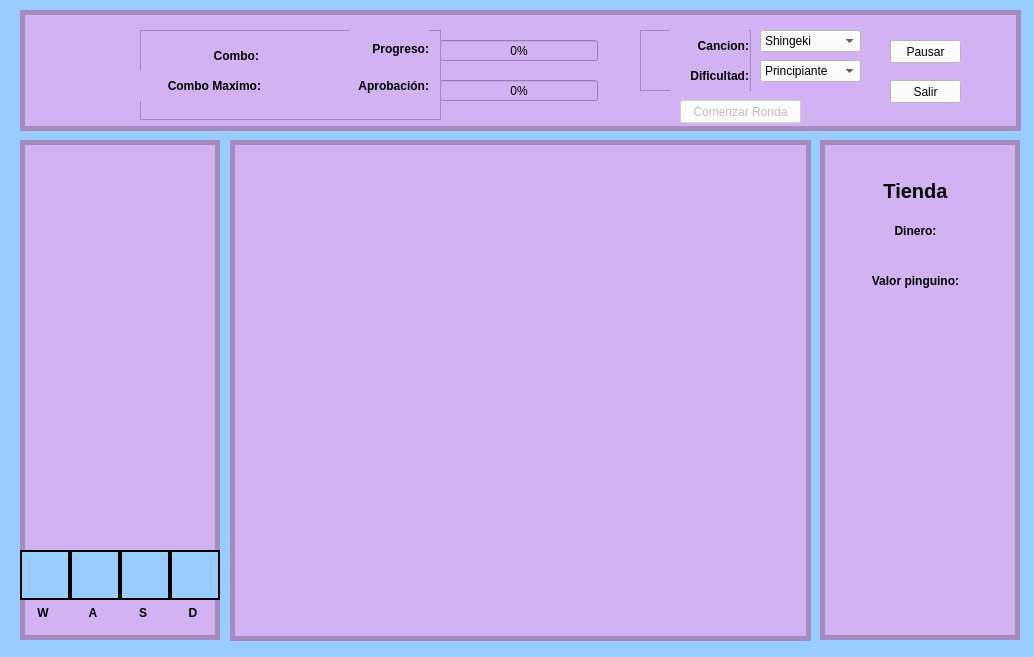
<?xml version="1.0" encoding="UTF-8"?>
<ui version="4.0">
 <class>VentanaJuego</class>
 <widget class="QWidget" name="VentanaJuego">
  <property name="geometry">
   <rect>
    <x>0</x>
    <y>0</y>
    <width>1034</width>
    <height>657</height>
   </rect>
  </property>
  <property name="minimumSize">
   <size>
    <width>1034</width>
    <height>657</height>
   </size>
  </property>
  <property name="acceptDrops">
   <bool>true</bool>
  </property>
  <property name="windowTitle">
   <string>Ventana Juego</string>
  </property>
  <property name="styleSheet">
   <string notr="true">background-color: #99ccff;
</string>
  </property>
  <widget class="QLabel" name="label_2">
   <property name="geometry">
    <rect>
     <x>230</x>
     <y>140</y>
     <width>581</width>
     <height>501</height>
    </rect>
   </property>
   <property name="styleSheet">
    <string notr="true">background-color: #D2B2F3;
border: 5px solid;
border-color: #A58CBF;</string>
   </property>
   <property name="text">
    <string/>
   </property>
   <property name="pixmap">
    <pixmap>sprites/fondos/fondo.png</pixmap>
   </property>
   <property name="scaledContents">
    <bool>true</bool>
   </property>
  </widget>
  <widget class="QLabel" name="label_3">
   <property name="geometry">
    <rect>
     <x>20</x>
     <y>140</y>
     <width>200</width>
     <height>500</height>
    </rect>
   </property>
   <property name="styleSheet">
    <string notr="true">background-color: #D2B2F3;
border: 5px solid;
border-color: #A58CBF;</string>
   </property>
   <property name="text">
    <string/>
   </property>
  </widget>
  <widget class="QFrame" name="frame">
   <property name="geometry">
    <rect>
     <x>20</x>
     <y>10</y>
     <width>1001</width>
     <height>121</height>
    </rect>
   </property>
   <property name="styleSheet">
    <string notr="true">background-color: #D2B2F3;</string>
   </property>
   <widget class="QLabel" name="label_5">
    <property name="geometry">
     <rect>
      <x>20</x>
      <y>10</y>
      <width>91</width>
      <height>91</height>
     </rect>
    </property>
    <property name="styleSheet">
     <string notr="true">background-color: transparent;
</string>
    </property>
    <property name="text">
     <string/>
    </property>
    <property name="pixmap">
     <pixmap>sprites/logo.png</pixmap>
    </property>
    <property name="scaledContents">
     <bool>true</bool>
    </property>
   </widget>
   <widget class="QFrame" name="frame_2">
    <property name="geometry">
     <rect>
      <x>620</x>
      <y>20</y>
      <width>111</width>
      <height>61</height>
     </rect>
    </property>
    <property name="styleSheet">
     <string notr="true">font-weight: bold;</string>
    </property>
    <property name="frameShape">
     <enum>QFrame::StyledPanel</enum>
    </property>
    <property name="frameShadow">
     <enum>QFrame::Raised</enum>
    </property>
    <widget class="QLabel" name="mayor_combo_5">
     <property name="geometry">
      <rect>
       <x>30</x>
       <y>0</y>
       <width>79</width>
       <height>31</height>
      </rect>
     </property>
     <property name="text">
      <string>Cancion:</string>
     </property>
     <property name="alignment">
      <set>Qt::AlignRight|Qt::AlignTrailing|Qt::AlignVCenter</set>
     </property>
    </widget>
    <widget class="QLabel" name="mayor_combo_6">
     <property name="geometry">
      <rect>
       <x>30</x>
       <y>30</y>
       <width>79</width>
       <height>31</height>
      </rect>
     </property>
     <property name="text">
      <string>Dificultad:</string>
     </property>
     <property name="alignment">
      <set>Qt::AlignRight|Qt::AlignTrailing|Qt::AlignVCenter</set>
     </property>
    </widget>
   </widget>
   <widget class="QPushButton" name="boton_comenzar">
    <property name="enabled">
     <bool>false</bool>
    </property>
    <property name="geometry">
     <rect>
      <x>660</x>
      <y>90</y>
      <width>121</width>
      <height>23</height>
     </rect>
    </property>
    <property name="styleSheet">
     <string notr="true">background-color: #ffffff;</string>
    </property>
    <property name="text">
     <string>Comenzar Ronda</string>
    </property>
    <property name="default">
     <bool>false</bool>
    </property>
   </widget>
   <widget class="QComboBox" name="opciones_cancion">
    <property name="enabled">
     <bool>true</bool>
    </property>
    <property name="geometry">
     <rect>
      <x>740</x>
      <y>20</y>
      <width>101</width>
      <height>22</height>
     </rect>
    </property>
    <property name="styleSheet">
     <string notr="true">background-color: #ffffff;</string>
    </property>
    <item>
     <property name="text">
      <string>Shingeki</string>
     </property>
    </item>
    <item>
     <property name="text">
      <string>Cumbia</string>
     </property>
    </item>
   </widget>
   <widget class="QComboBox" name="opciones_dificultad">
    <property name="enabled">
     <bool>true</bool>
    </property>
    <property name="geometry">
     <rect>
      <x>740</x>
      <y>50</y>
      <width>101</width>
      <height>22</height>
     </rect>
    </property>
    <property name="styleSheet">
     <string notr="true">background-color: #ffffff;</string>
    </property>
    <property name="editable">
     <bool>false</bool>
    </property>
    <property name="currentText">
     <string>Principiante</string>
    </property>
    <property name="frame">
     <bool>true</bool>
    </property>
    <item>
     <property name="text">
      <string>Principiante</string>
     </property>
    </item>
    <item>
     <property name="text">
      <string>Aficionado</string>
     </property>
    </item>
    <item>
     <property name="text">
      <string>Maestro Cumbia</string>
     </property>
    </item>
   </widget>
   <widget class="QPushButton" name="boton_pausar">
    <property name="geometry">
     <rect>
      <x>870</x>
      <y>30</y>
      <width>71</width>
      <height>23</height>
     </rect>
    </property>
    <property name="styleSheet">
     <string notr="true">background-color: #ffffff;</string>
    </property>
    <property name="text">
     <string>Pausar</string>
    </property>
   </widget>
   <widget class="QPushButton" name="boton_salir">
    <property name="geometry">
     <rect>
      <x>870</x>
      <y>70</y>
      <width>71</width>
      <height>23</height>
     </rect>
    </property>
    <property name="styleSheet">
     <string notr="true">background-color: #ffffff;</string>
    </property>
    <property name="text">
     <string>Salir</string>
    </property>
   </widget>
   <widget class="QProgressBar" name="barra_progreso">
    <property name="enabled">
     <bool>true</bool>
    </property>
    <property name="geometry">
     <rect>
      <x>420</x>
      <y>30</y>
      <width>158</width>
      <height>21</height>
     </rect>
    </property>
    <property name="value">
     <number>0</number>
    </property>
    <property name="alignment">
     <set>Qt::AlignCenter</set>
    </property>
    <property name="textVisible">
     <bool>true</bool>
    </property>
   </widget>
   <widget class="QProgressBar" name="barra_aprobacion">
    <property name="geometry">
     <rect>
      <x>420</x>
      <y>70</y>
      <width>158</width>
      <height>21</height>
     </rect>
    </property>
    <property name="value">
     <number>0</number>
    </property>
    <property name="alignment">
     <set>Qt::AlignCenter</set>
    </property>
    <property name="textVisible">
     <bool>true</bool>
    </property>
   </widget>
   <widget class="QLabel" name="barra_superior">
    <property name="geometry">
     <rect>
      <x>0</x>
      <y>0</y>
      <width>1001</width>
      <height>121</height>
     </rect>
    </property>
    <property name="styleSheet">
     <string notr="true">background-color: #D2B2F3;
border: 5px solid;
border-color: #A58CBF;</string>
    </property>
    <property name="text">
     <string/>
    </property>
   </widget>
   <widget class="QFrame" name="frame_5">
    <property name="geometry">
     <rect>
      <x>120</x>
      <y>20</y>
      <width>301</width>
      <height>90</height>
     </rect>
    </property>
    <property name="styleSheet">
     <string notr="true">font-weight: bold;</string>
    </property>
    <property name="frameShape">
     <enum>QFrame::StyledPanel</enum>
    </property>
    <property name="frameShadow">
     <enum>QFrame::Raised</enum>
    </property>
    <widget class="QLabel" name="label_4">
     <property name="geometry">
      <rect>
       <x>210</x>
       <y>0</y>
       <width>79</width>
       <height>37</height>
      </rect>
     </property>
     <property name="text">
      <string>Progreso:</string>
     </property>
     <property name="alignment">
      <set>Qt::AlignRight|Qt::AlignTrailing|Qt::AlignVCenter</set>
     </property>
    </widget>
    <widget class="QLabel" name="label_aprobacion">
     <property name="geometry">
      <rect>
       <x>210</x>
       <y>40</y>
       <width>79</width>
       <height>31</height>
      </rect>
     </property>
     <property name="text">
      <string>Aprobación:</string>
     </property>
     <property name="alignment">
      <set>Qt::AlignRight|Qt::AlignTrailing|Qt::AlignVCenter</set>
     </property>
    </widget>
    <widget class="QLabel" name="label_combo">
     <property name="geometry">
      <rect>
       <x>40</x>
       <y>10</y>
       <width>79</width>
       <height>31</height>
      </rect>
     </property>
     <property name="text">
      <string>Combo:</string>
     </property>
     <property name="alignment">
      <set>Qt::AlignRight|Qt::AlignTrailing|Qt::AlignVCenter</set>
     </property>
    </widget>
    <widget class="QLabel" name="label_combo_maximo">
     <property name="geometry">
      <rect>
       <x>0</x>
       <y>40</y>
       <width>121</width>
       <height>31</height>
      </rect>
     </property>
     <property name="text">
      <string>Combo Maximo:</string>
     </property>
     <property name="alignment">
      <set>Qt::AlignRight|Qt::AlignTrailing|Qt::AlignVCenter</set>
     </property>
    </widget>
    <zorder>label_4</zorder>
    <zorder>label_aprobacion</zorder>
    <zorder>label_combo_maximo</zorder>
    <zorder>label_combo</zorder>
   </widget>
   <zorder>barra_superior</zorder>
   <zorder>label_5</zorder>
   <zorder>frame_2</zorder>
   <zorder>boton_comenzar</zorder>
   <zorder>opciones_cancion</zorder>
   <zorder>opciones_dificultad</zorder>
   <zorder>boton_pausar</zorder>
   <zorder>boton_salir</zorder>
   <zorder>barra_progreso</zorder>
   <zorder>barra_aprobacion</zorder>
   <zorder>frame_5</zorder>
  </widget>
  <widget class="QFrame" name="zona_captura">
   <property name="geometry">
    <rect>
     <x>20</x>
     <y>550</y>
     <width>200</width>
     <height>50</height>
    </rect>
   </property>
   <property name="styleSheet">
    <string notr="true">border: 2px solid black;</string>
   </property>
   <property name="frameShape">
    <enum>QFrame::StyledPanel</enum>
   </property>
   <property name="frameShadow">
    <enum>QFrame::Raised</enum>
   </property>
   <widget class="QLabel" name="label_zona_captura_izquierda">
    <property name="geometry">
     <rect>
      <x>0</x>
      <y>0</y>
      <width>50</width>
      <height>50</height>
     </rect>
    </property>
    <property name="styleSheet">
     <string notr="true"/>
    </property>
    <property name="text">
     <string/>
    </property>
   </widget>
   <widget class="QLabel" name="label_zona_captura_arriba">
    <property name="geometry">
     <rect>
      <x>50</x>
      <y>0</y>
      <width>50</width>
      <height>50</height>
     </rect>
    </property>
    <property name="styleSheet">
     <string notr="true"/>
    </property>
    <property name="text">
     <string/>
    </property>
   </widget>
   <widget class="QLabel" name="label_zona_captura_abajo">
    <property name="geometry">
     <rect>
      <x>100</x>
      <y>0</y>
      <width>50</width>
      <height>50</height>
     </rect>
    </property>
    <property name="styleSheet">
     <string notr="true"/>
    </property>
    <property name="text">
     <string/>
    </property>
   </widget>
   <widget class="QLabel" name="label_zona_captura_derecha">
    <property name="geometry">
     <rect>
      <x>150</x>
      <y>0</y>
      <width>50</width>
      <height>50</height>
     </rect>
    </property>
    <property name="styleSheet">
     <string notr="true"/>
    </property>
    <property name="text">
     <string/>
    </property>
   </widget>
  </widget>
  <widget class="QFrame" name="frame_4">
   <property name="geometry">
    <rect>
     <x>20</x>
     <y>605</y>
     <width>200</width>
     <height>20</height>
    </rect>
   </property>
   <property name="styleSheet">
    <string notr="true">background-color: transparent;
font-weight: bold;</string>
   </property>
   <property name="frameShape">
    <enum>QFrame::StyledPanel</enum>
   </property>
   <property name="frameShadow">
    <enum>QFrame::Raised</enum>
   </property>
   <widget class="QLabel" name="label_tecla_izquierda">
    <property name="geometry">
     <rect>
      <x>15</x>
      <y>0</y>
      <width>16</width>
      <height>16</height>
     </rect>
    </property>
    <property name="text">
     <string>W</string>
    </property>
    <property name="alignment">
     <set>Qt::AlignCenter</set>
    </property>
   </widget>
   <widget class="QLabel" name="label_tecla_arriba">
    <property name="geometry">
     <rect>
      <x>65</x>
      <y>0</y>
      <width>16</width>
      <height>16</height>
     </rect>
    </property>
    <property name="text">
     <string>A</string>
    </property>
    <property name="alignment">
     <set>Qt::AlignCenter</set>
    </property>
   </widget>
   <widget class="QLabel" name="label_tecla_abajo">
    <property name="geometry">
     <rect>
      <x>115</x>
      <y>0</y>
      <width>16</width>
      <height>16</height>
     </rect>
    </property>
    <property name="text">
     <string>S</string>
    </property>
    <property name="alignment">
     <set>Qt::AlignCenter</set>
    </property>
   </widget>
   <widget class="QLabel" name="label_tecla_derecha">
    <property name="geometry">
     <rect>
      <x>165</x>
      <y>0</y>
      <width>16</width>
      <height>16</height>
     </rect>
    </property>
    <property name="text">
     <string>D</string>
    </property>
    <property name="alignment">
     <set>Qt::AlignCenter</set>
    </property>
   </widget>
  </widget>
  <widget class="QFrame" name="pista_baile">
   <property name="geometry">
    <rect>
     <x>300</x>
     <y>460</y>
     <width>441</width>
     <height>141</height>
    </rect>
   </property>
   <property name="acceptDrops">
    <bool>true</bool>
   </property>
   <property name="styleSheet">
    <string notr="true">background-color: transparent;</string>
   </property>
   <property name="frameShape">
    <enum>QFrame::StyledPanel</enum>
   </property>
   <property name="frameShadow">
    <enum>QFrame::Raised</enum>
   </property>
  </widget>
  <widget class="QFrame" name="tienda">
   <property name="enabled">
    <bool>true</bool>
   </property>
   <property name="geometry">
    <rect>
     <x>820</x>
     <y>140</y>
     <width>200</width>
     <height>500</height>
    </rect>
   </property>
   <property name="styleSheet">
    <string notr="true">background-color: #D2B2F3;
font-weight: bold;
</string>
   </property>
   <property name="frameShape">
    <enum>QFrame::StyledPanel</enum>
   </property>
   <property name="frameShadow">
    <enum>QFrame::Raised</enum>
   </property>
   <widget class="QLabel" name="fondo_tienda">
    <property name="enabled">
     <bool>true</bool>
    </property>
    <property name="geometry">
     <rect>
      <x>0</x>
      <y>0</y>
      <width>200</width>
      <height>500</height>
     </rect>
    </property>
    <property name="styleSheet">
     <string notr="true">background-color: #D2B2F3;
border: 5px solid;
border-color: #A58CBF;</string>
    </property>
    <property name="text">
     <string/>
    </property>
   </widget>
   <widget class="QLabel" name="label_titulo_tienda">
    <property name="geometry">
     <rect>
      <x>40</x>
      <y>30</y>
      <width>111</width>
      <height>41</height>
     </rect>
    </property>
    <property name="styleSheet">
     <string notr="true">font-size:  20px;</string>
    </property>
    <property name="text">
     <string>Tienda</string>
    </property>
    <property name="alignment">
     <set>Qt::AlignCenter</set>
    </property>
   </widget>
   <widget class="QLabel" name="label_dinero_tienda">
    <property name="geometry">
     <rect>
      <x>40</x>
      <y>80</y>
      <width>111</width>
      <height>21</height>
     </rect>
    </property>
    <property name="text">
     <string>Dinero:</string>
    </property>
    <property name="alignment">
     <set>Qt::AlignCenter</set>
    </property>
   </widget>
   <widget class="QLabel" name="label_valor_pinguino">
    <property name="geometry">
     <rect>
      <x>40</x>
      <y>130</y>
      <width>111</width>
      <height>21</height>
     </rect>
    </property>
    <property name="text">
     <string>Valor pinguino:</string>
    </property>
    <property name="alignment">
     <set>Qt::AlignCenter</set>
    </property>
   </widget>
  </widget>
  <widget class="QFrame" name="pista_baile_2">
   <property name="geometry">
    <rect>
     <x>350</x>
     <y>400</y>
     <width>331</width>
     <height>91</height>
    </rect>
   </property>
   <property name="acceptDrops">
    <bool>true</bool>
   </property>
   <property name="styleSheet">
    <string notr="true">background-color: transparent;</string>
   </property>
   <property name="frameShape">
    <enum>QFrame::StyledPanel</enum>
   </property>
   <property name="frameShadow">
    <enum>QFrame::Raised</enum>
   </property>
  </widget>
  <zorder>label_3</zorder>
  <zorder>frame</zorder>
  <zorder>zona_captura</zorder>
  <zorder>frame_4</zorder>
  <zorder>label_2</zorder>
  <zorder>pista_baile</zorder>
  <zorder>tienda</zorder>
  <zorder>pista_baile_2</zorder>
 </widget>
 <resources/>
 <connections>
  <connection>
   <sender>boton_pausar</sender>
   <signal>clicked()</signal>
   <receiver>VentanaJuego</receiver>
   <slot>pausar()</slot>
   <hints>
    <hint type="sourcelabel">
     <x>925</x>
     <y>51</y>
    </hint>
    <hint type="destinationlabel">
     <x>516</x>
     <y>328</y>
    </hint>
   </hints>
  </connection>
  <connection>
   <sender>boton_salir</sender>
   <signal>clicked()</signal>
   <receiver>VentanaJuego</receiver>
   <slot>salir()</slot>
   <hints>
    <hint type="sourcelabel">
     <x>925</x>
     <y>91</y>
    </hint>
    <hint type="destinationlabel">
     <x>516</x>
     <y>4</y>
    </hint>
   </hints>
  </connection>
  <connection>
   <sender>boton_comenzar</sender>
   <signal>clicked(bool)</signal>
   <receiver>VentanaJuego</receiver>
   <slot>comenzar_ronda()</slot>
   <hints>
    <hint type="sourcelabel">
     <x>740</x>
     <y>111</y>
    </hint>
    <hint type="destinationlabel">
     <x>516</x>
     <y>328</y>
    </hint>
   </hints>
  </connection>
 </connections>
 <slots>
  <slot>pausar()</slot>
  <slot>salir()</slot>
  <slot>prueba()</slot>
  <slot>esconder_tienda()</slot>
  <slot>comenzar_ronda()</slot>
 </slots>
</ui>
